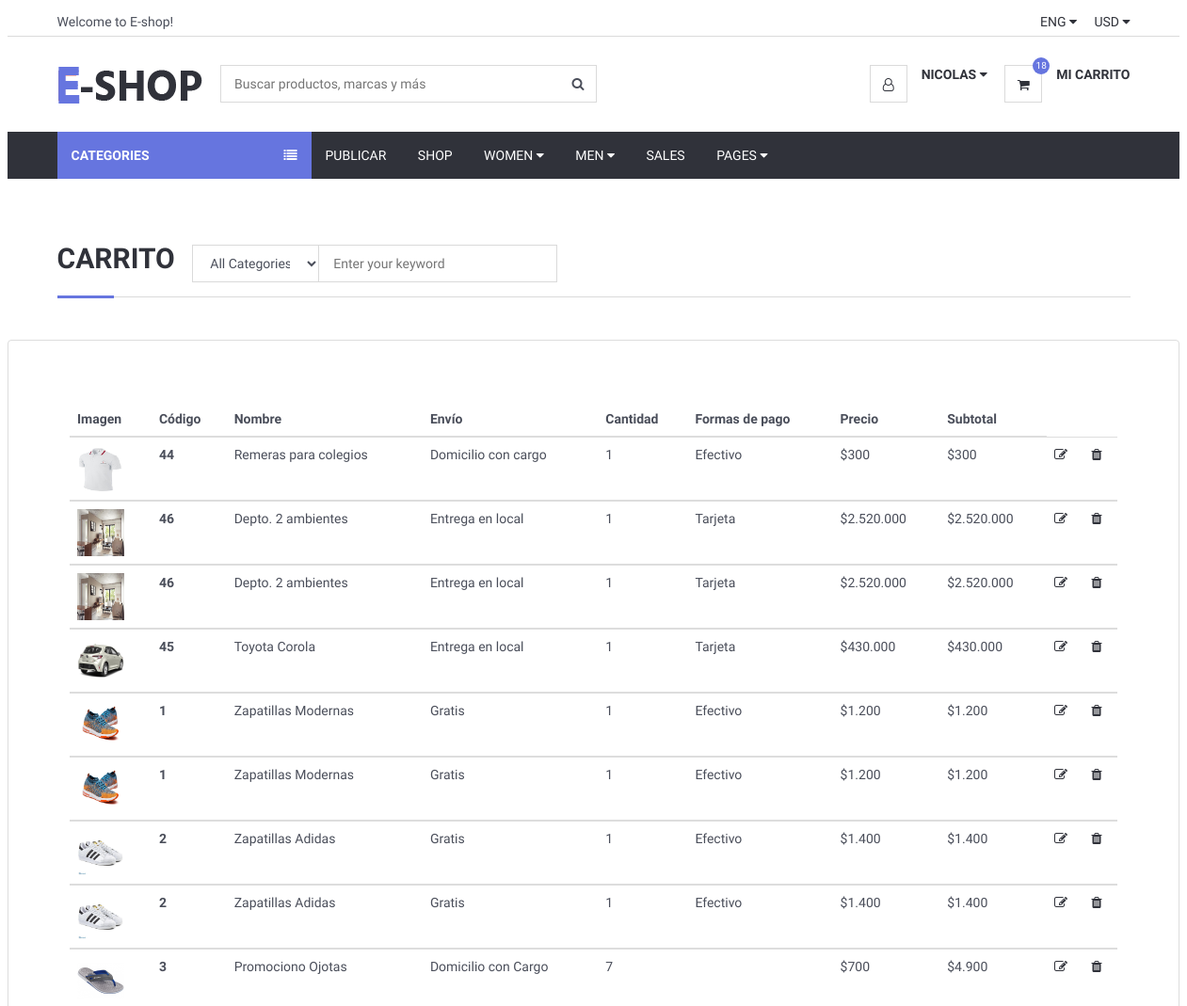
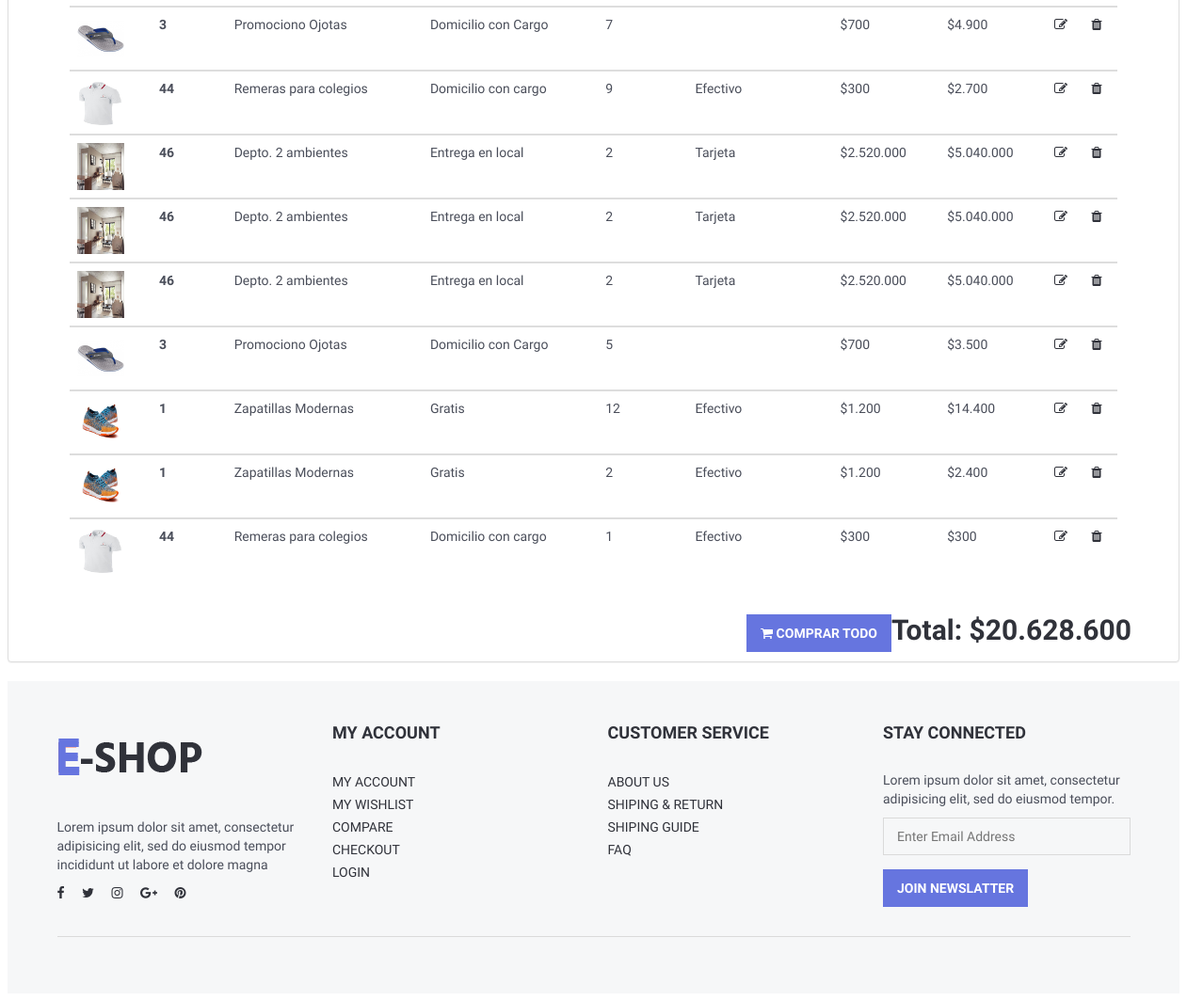
The page /Views/CarritoDetalles.php (signed in) on the database its author committed (2 pictures, top to bottom).
### tables this page shows
CREATE TABLE `imgprincipal` (
  `id` int(11) NOT NULL,
  `idProducto` int(11) NOT NULL,
  `nombre` varchar(100) NOT NULL
);

CREATE TABLE `productocarrito` (
  `id` int(11) NOT NULL,
  `idUsuario` int(11) NOT NULL,
  `idProducto` int(11) NOT NULL,
  `cantidad` int(11) NOT NULL
);

CREATE TABLE `producto` (
  `id` int(11) NOT NULL,
  `nombre` varchar(200) NOT NULL,
  `estado` varchar(60) NOT NULL,
  `precio` double NOT NULL,
  `formasdepago` varchar(100) NOT NULL,
  `envio` varchar(100) NOT NULL,
  `marca` varchar(70) NOT NULL,
  `stock` int(11) NOT NULL,
  `genero` varchar(60) NOT NULL,
  `categoria` varchar(110) NOT NULL,
  `palabrasClaves` varchar(110) NOT NULL,
  `descripcion` varchar(600) NOT NULL,
  `visitas` int(11) NOT NULL,
  `imgprincipal` varchar(80) NOT NULL,
  `idUsuario` int(11) NOT NULL,
  `latitud` varchar(120) NOT NULL,
  `longitud` varchar(120) NOT NULL,
  `ventas` int(11) NOT NULL
);

### Views/conexionBD/conexion.php (called while the page is built, shortened)
<?php
class Conexion{
	 private $msq="";
	public function __construct()
	 {
		 $archivoConfig = "config.ini";
		 $confi = parse_ini_file($archivoConfig, true);
		 $this->host = $confi["bd"]["host"];
		 $this->usuario = $confi["bd"]["usuario"];
		 $this->clave=$confi["bd"]["clave"];
		 $this->bd = $confi["bd"]["bd"];
		$this->msq = new mysqli($this->host, $this->usuario, $this->clave, $this->bd);
	 }
	 public function realizarConsulta($consulta){
 if(!$resultado = $this->msq->query($consulta) )
 {
	 echo "Ha ocurrido un error al ejecutar la consulta   ";
 }else{
	 return $resultado;
	   }
 }
}
?>

### Views/CarritoDetalles.php (the view, shortened to what this page needs)
<?php
$mostrar=0;
?>
<?php include_once("header.php");
require_once("conexionBD/conexion.php");
		$conexion = new Conexion;
	$id_Usuario = $_SESSION['id'];
	$consulta="SELECT *
				FROM producto as prod
				inner join productocarrito as car on prod.id=car.idProducto
				WHERE car.idUsuario = '".$id_Usuario."'";
	$productosComprados= $conexion->realizarConsulta($consulta);
?>
<body>
	<div class="section">
		<div class="container">
			<div class="row">
			<div class="col-md-12">
					<div class="section-title">
						<h2 class="title">Carrito &nbsp</h2>
						<div class="header-search">
                    <form>
                        <input class="input search-input" type="text" placeholder="Enter your keyword">
                        <select class="input search-categories">
                            <option value="0">All Categories</option>
                        </select>
                    </form>
                </div>
					</div>
				</div>
			</div>
		</div>
	</div>
        <div class="panel panel-default" style="padding: 50px">
            <div class="panel-body" >
                <table  class="table" >
                    <thead>
                    <tr>
                        <th scope="col">Imagen</th>
                        <th scope="col">Código</th>
                        <th scope="col">Nombre</th>
                        <th scope="col">Envío</th>
                        <th scope="col">Cantidad</th>
                        <th scope="col">Formas de pago</th>
                        <th scope="col">Precio</th>
						<th scope="col">Subtotal</th>
                    </tr>
                    </thead>
					<?php
                    while($f=mysqli_fetch_array($productosComprados)){
						$consulta2="SELECT * FROM imgprincipal WHERE idProducto= '".$f['idProducto']."'";
						$resultado2 = $conexion->realizarConsulta($consulta2);
                    ?>
					 <?php
					while($g=mysqli_fetch_array($resultado2)){
					 ?>
                    <tbody>
                    <tr>
                        <td> <div style="height:100%;width:100%;"><img style="height:50px;width:50px;"  src="imgPublicadas/<?php echo $g["nombre"];?>" alt=""> </div></td>
						 <?php
					}
					 ?>
						<th scope="row"><?php echo $f['idProducto'];?></th>
                        <td><div><?php echo $f['nombre'];?></div></td>
                        <td><?php echo $f['envio'];?></td>
						<td><?php echo $f['cantidad'];?></td>
                        <td><?php echo $f['formasdepago'];?></td>
						<td><?php echo "$".number_format($f['precio'],0,'.','.');?></td>
						<td><?php $subtotal= $f['precio']*$f['cantidad'];echo "$".number_format($subtotal,0,'.','.');?></td>
						<td><a href="EditarCarrito.php?cod=<?php echo $f['id'];?>
						&cant=<?php echo $f['cantidad'];?>&prod=<?php echo $f['idProducto'];?>">
							<i class="fa fa-edit"></i></a></td>
						<td><a href="eliminarProductoCarrito.php?cod=<?php echo $f['id'];?>">
							<i class="fa fa-trash"></i>
							</a></td>
					 </tr>
	<?php
$mostrar = $mostrar+$subtotal;
 }
?>
                   		 </tbody>
                </table>
            </div>
			<div>
<h2 class="title" style="float:right;"><?php echo "Total: $".number_format($mostrar,0,'.','.');?></h2>
		</div>
		<form method="post" action="Pagar.php" >
<button type="submit" name="ComprarTodo" class="primary-btn add-to-cart" style="float:right;"><i class="fa fa-shopping-cart"></i> Comprar todo</button>
</form>
		</div>
</body>
<?php include_once("footer.php"); ?>

### Views/css/style.css (style rules this page uses)
body { font-family: 'Hind', sans-serif; color: #4A4E5A; overflow-x: hidden; }
h1, h2, h3, h4, h5, h6 { color: #30323A; margin: 0 0 10px; font-weight: 700; }
.main-btn, .primary-btn { display: inline-block; padding: 10px 15px; text-transform: uppercase; font-weight: 700; border: none; -webkit-transition: 0.3s all; transition: 0.3s all; }
.primary-btn { color: #FFF; background-color: #6675df; }
.input { width: 100%; height: 40px; padding: 0px 15px; border: none; background-color: transparent; -webkit-box-shadow: 0px 0px 0px 1px #DADADA inset, 0px 0px 0px 5px transparent; box-shadow: 0px 0px 0px 1px #DADADA inset, 0px 0px 0px 5px transparent; -webkit-transition: 0.3s all; transition: 0.3s all; }
.section { padding-top: 30px; padding-bottom: 30px; }
.section-title { position: relative; margin-bottom: 15px; margin-top: 15px; border-bottom: 1px solid #DADADA; }
.section-title .title { display: inline-block; text-transform: uppercase; }
.section-title:after { content: ""; position: absolute; left: 0; bottom: -1.5px; height: 3px; width: 60px; background-color: #6675df; }
.header-search { display: inline-block; padding: 15px 0px; max-width: 400px; }
.header-search>form { position: relative; }
.header-search>form .search-input { padding-left: 150px; padding-right: 45px; }
.header-search>form .search-categories { position: absolute; left: 0px; top: 0px; width: 135px; }

### rows shown on the page
productocarrito: idProducto "44", idProducto.nombre "Remeras para colegios", idProducto.envio "Domicilio con cargo", cantidad "1", idProducto.formasdepago "Efectivo", idProducto.precio "300"
imgprincipal: nombre (picture)
productocarrito: idProducto "46", idProducto.nombre "Depto. 2 ambientes", idProducto.envio "Entrega en local", cantidad "1", idProducto.formasdepago "Tarjeta", idProducto.precio "2.520.000", subtotal "2.520.000"
imgprincipal: nombre (picture)
productocarrito: idProducto "46", idProducto.nombre "Depto. 2 ambientes", idProducto.envio "Entrega en local", cantidad "1", idProducto.formasdepago "Tarjeta", idProducto.precio "2.520.000", subtotal "2.520.000"
productocarrito: idProducto "45", idProducto.nombre "Toyota Corola", idProducto.envio "Entrega en local", cantidad "1", idProducto.formasdepago "Tarjeta", idProducto.precio "430.000", subtotal "430.000"
imgprincipal: nombre (picture)
productocarrito: idProducto "1", idProducto.nombre "Zapatillas Modernas", idProducto.envio "Gratis", cantidad "1", idProducto.formasdepago "Efectivo", idProducto.precio "1.200", subtotal "1.200"
imgprincipal: nombre (picture)
productocarrito: idProducto "1", idProducto.nombre "Zapatillas Modernas", idProducto.envio "Gratis", cantidad "1", idProducto.formasdepago "Efectivo", idProducto.precio "1.200", subtotal "1.200"
productocarrito: idProducto "2", idProducto.nombre "Zapatillas Adidas", idProducto.envio "Gratis", cantidad "1", idProducto.formasdepago "Efectivo", idProducto.precio "1.400", subtotal "1.400"
imgprincipal: nombre (picture)
productocarrito: idProducto "2", idProducto.nombre "Zapatillas Adidas", idProducto.envio "Gratis", cantidad "1", idProducto.formasdepago "Efectivo", idProducto.precio "1.400", subtotal "1.400"
productocarrito: idProducto "3", idProducto.nombre "Promociono Ojotas", idProducto.envio "Domicilio con Cargo", cantidad "7", idProducto.precio "700", subtotal "4.900"
imgprincipal: shows a picture
productocarrito: idProducto "3", idProducto.nombre "Promociono Ojotas", idProducto.envio "Domicilio con Cargo", cantidad "7", idProducto.precio "700", subtotal "4.900"
productocarrito: idProducto "44", idProducto.nombre "Remeras para colegios", idProducto.envio "Domicilio con cargo", cantidad "9", idProducto.formasdepago "Efectivo", idProducto.precio "300", subtotal "2.700"
productocarrito: idProducto "46", idProducto.nombre "Depto. 2 ambientes", idProducto.envio "Entrega en local", cantidad "2", idProducto.formasdepago "Tarjeta", idProducto.precio "2.520.000", subtotal "5.040.000"
productocarrito: idProducto "46", idProducto.nombre "Depto. 2 ambientes", idProducto.envio "Entrega en local", cantidad "2", idProducto.formasdepago "Tarjeta", idProducto.precio "2.520.000", subtotal "5.040.000"
productocarrito: idProducto "46", idProducto.nombre "Depto. 2 ambientes", idProducto.envio "Entrega en local", cantidad "2", idProducto.formasdepago "Tarjeta", idProducto.precio "2.520.000", subtotal "5.040.000"
productocarrito: idProducto "3", idProducto.nombre "Promociono Ojotas", idProducto.envio "Domicilio con Cargo", cantidad "5", idProducto.precio "700", subtotal "3.500"
productocarrito: idProducto "1", idProducto.nombre "Zapatillas Modernas", idProducto.envio "Gratis", cantidad "12", idProducto.formasdepago "Efectivo", idProducto.precio "1.200", subtotal "14.400"
productocarrito: idProducto "1", idProducto.nombre "Zapatillas Modernas", idProducto.envio "Gratis", cantidad "2", idProducto.formasdepago "Efectivo", idProducto.precio "1.200", subtotal "2.400"
productocarrito: idProducto "44", idProducto.nombre "Remeras para colegios", idProducto.envio "Domicilio con cargo", cantidad "1", idProducto.formasdepago "Efectivo", idProducto.precio "300"

### other values the page prints
$nombre "NICOLAS"
$count[0] "18"
$mostrar "20.628.600"
